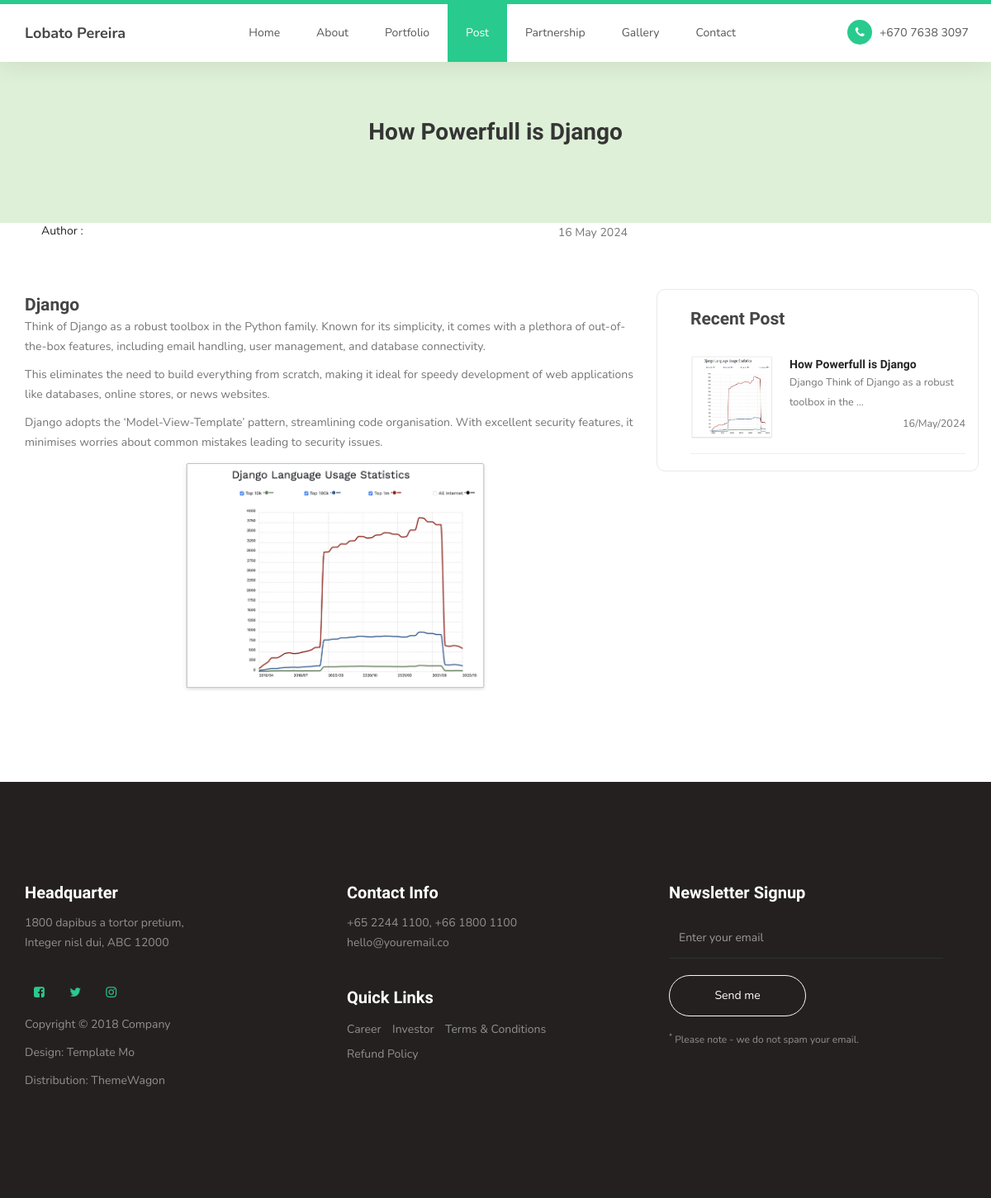
The page /post-detail/1 on the database its author committed.
### main/models.py (models this page shows, shortened)
class Post(models.Model):
    title = models.CharField(max_length=200)
    content = models.TextField()
    author = models.ForeignKey(User, on_delete=models.CASCADE)
    publication_date = models.DateTimeField(auto_now_add=True)
    last_updated_date = models.DateTimeField(auto_now=True)
    category = models.ManyToManyField(Categoria)
    status_choices = [
        ('Draft', 'Draft'),
        ('Published', 'Published'),
        ('Scheduled', 'Scheduled'),
    ]
    status = models.CharField(max_length=20, choices=status_choices, default='draft')

### main/views/public_views.py (the view)
def detailPost(request,postId):
	postData = Post.objects.get(id=postId)
	recentPost = Post.objects.all().order_by('-publication_date')[:2]
	recent_post_with_image = []
	for post in recentPost:
		image_urls,text = extract_images_from_post_content(post.content)
		words10,_ = extract_total_words(text)
		recent_post_with_image.append({
			'id':post.id,
			'title':post.title,
			'image':image_urls,
			'content_text':words10,
			'publication_date':post.publication_date,
			})
	print("recent_post_with_image:",recent_post_with_image)
	context = {
		'title':"Post Detail",
		'posts_active':"active",
		'postData':postData,
		'recentPost':recent_post_with_image,
	}
	return render(request,'postDetail.html',context)

### main/views/public_views.py (called while the page is built)
def extract_images_from_post_content(content):
    soup = BeautifulSoup(content, 'html.parser')
    images = soup.find_all('img')
    text = soup.get_text(separator=' ')
    text = ' '.join(text.split())
    image_urls = [img['src'] for img in images]
    return image_urls,text

def extract_total_words(text):
    words = text.split()
    words10 = ' '.join(words[:10])
    words20 = ' '.join(words[:20])
    return words10,words20

### main/templates/postDetail.html
{% extends 'base.html' %}
{% load static %}
{% block konteudu %}
   <div class="col-md-12 text-center bg-success" style="height: 200px;padding-top: 50px;">
      <h2 class="" style="vertical-align: middle;">{{postData.title}}</h2>
   </div>
<section id="post-detail">
    <div class="container">
      <div class="row" style="margin-top:50px ;">
         <div class="col-lg-8 col-md-8">
            <div class="row" style="padding-left: 20px;padding-right: 20px;">
               <div class="col-sm-6">
                  <a href="">Author : {{postData.author.first_name}} {{postData.author.last_name}}</a>
               </div>
               <div class="col-sm-6 text-right">
                  <p>{{postData.publication_date|date:"d M Y"}}</p>
               </div>
            </div>
            <div style="margin-top: 50px;">
               <p class="text-justify">
                  {{postData.content|safe}}
               </p>
            </div>
         </div>
         <div class="col-lg-4" style="margin-top: 80px;padding-left: 40px;margin-bottom: 30px; border: 0.4px solid #eae8e8;border-radius: 10px;">
            <div class="text-left" style="margin-bottom: 30px;">
               <h3>Recent Post</h3>
            </div>
            {% for data in recentPost %}
            <div style="margin-bottom: 50px;">
               <div  style="float: left;width: 100px;">
                     <img src="{{ data.image.0 }}" alt="Image" height="100px" width="100px">
               </div>
               <div style="padding-left: 120px;">
                  <h5><a href="{% url 'detailPost' data.id %}">{{data.title}}</a></h5>
                  <p style="font-size: 0.9em;margin-top: -10px">{{data.content_text}} ...</p>
                  <p style="font-size: 0.9em;float: right;margin-top: -8px;">{{data.publication_date|date:"d/M/Y"}}</p>
               </div>
            </div>
            <hr>
            {% endfor %}
         </div>
      </div>
    </div>
</section>
{% endblock konteudu %}

### static/css/templatemo-style.css (style rules this page uses)
body { background: #ffffff; font-family: 'Nunito', sans-serif; overflow-x: hidden; padding-top: 70px; }
h1,h2,h3,h4,h5,h6 { font-family: 'Muli', sans-serif; font-weight: bold; line-height: inherit; }
h2 { color: #353535; font-size: 2em; padding-bottom: 10px; }
h3 { font-size: 1.5em; margin-bottom: 0; }
h3, h3 a { color: #454545; }
p { color: #757575; font-size: 14px; font-weight: normal; line-height: 24px; }
html { -webkit-font-smoothing: antialiased; }
a { color: #252525; -webkit-transition: 0.5s; transition: 0.5s; text-decoration: none !important; }
a, input, button, .form-control { -webkit-transition: 0.5s; transition: 0.5s; }
section { position: relative; padding: 100px 0; }

### rows shown on the page
Post: title "How Powerfull is Django", publication_date "16 May 2024", content "Django Think of Django as a robust toolbox in the Python family. Known for its simplicity, it comes with a plethora of out-of-the-box features, including email handling, user management, and database connectivity. This eliminates the need to build everything from scratch, making it ideal for speedy development of web applications like databases, online stores, or news websites. Django adopts the ‘Model-View-Template’ pattern, streamlining code organisation. With excellent security features, it minimises worries about common mistakes leading to security issues.", content (picture), title "How Powerfull is Django", publication_date "16/May/2024"

### other values the page prints
{{ data.content_text }} "Django Think of Django as a robust toolbox in the"
